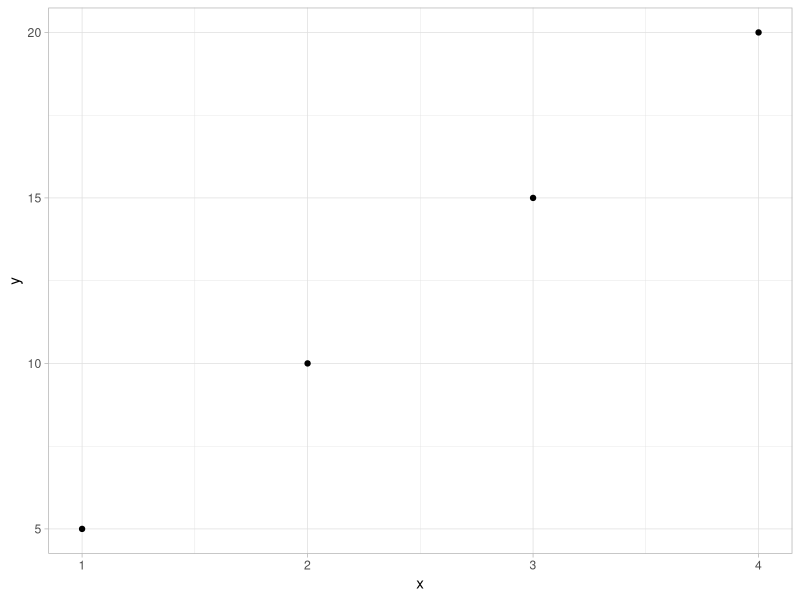

Source code (R):
## ---- chunk 1
knitr::opts_chunk$set(
  collapse = TRUE,
  comment = "#>",
  #fig.path = "../man/figures/gibbs-", #removing this line should fix figures
  out.width = "100%"
)
library(ggplot2)
## ---- chunk 2
x <- c(1, 2, 3, 4)
y <- c(5, 10, 15, 20)
mydata <- data.frame(x, y)
ggplot(mydata, aes(x, y))+
  geom_point()+
  theme_light()+
  NULL
